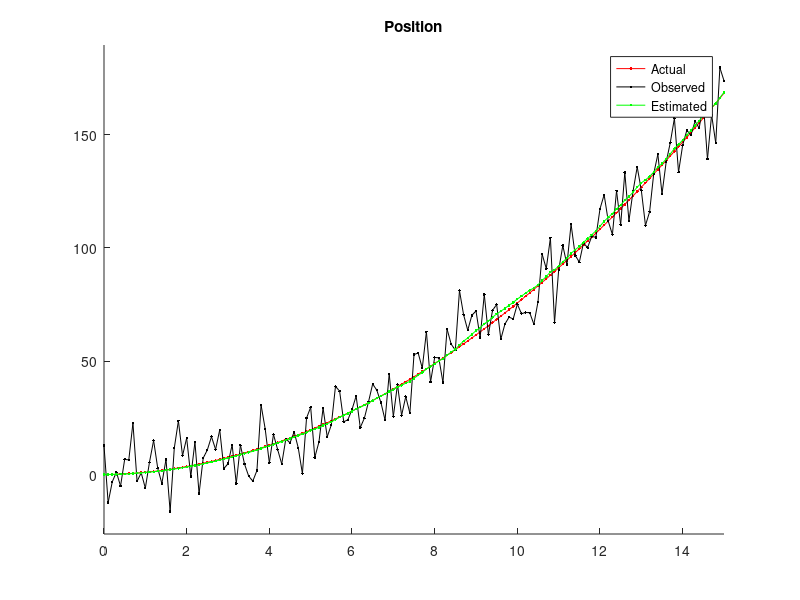
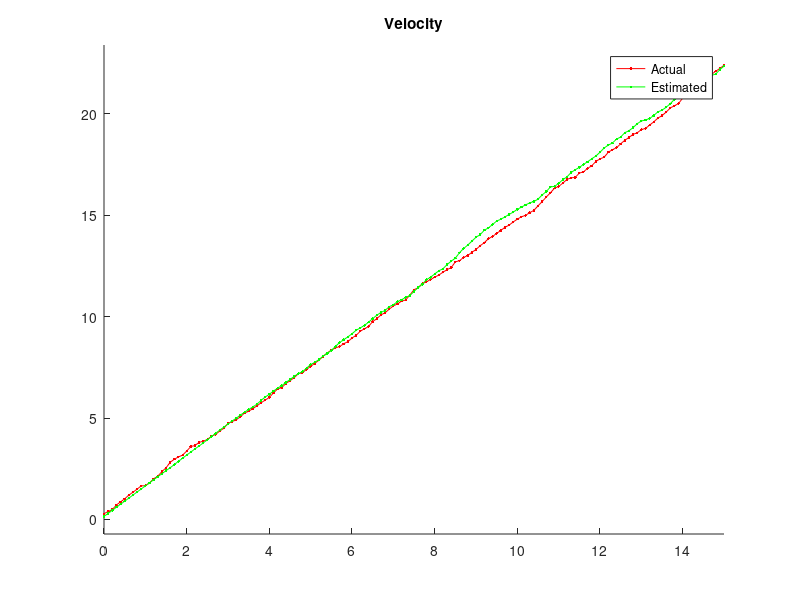

MATLAB code for these plots, in order:
% Tracking bird's flight using Kalman filter
% In this example, an observer tracks the trajectory defined by a bird.
% We assume that the bird is following a 1D accelerated motion.
% https://en.wikipedia.org/wiki/Kalman_filter contains the formulation for
% a very similar example

clear all

%% Main variables
duration = 15;  % for how long the bird flies [s]
dt = 0.1;  % observer sampling rate [s]
u = 1.5; % acceleration magnitude
X0 = [0; 0]; % initial state of the bird
BirdAccel_noise_mag = 0.5;  % process noise: the variability in how fast the bird is speeding up (stdv of acceleration: meters/sec^2)
Measurement_noise_mag = 10;   % measurement noise (stdv of location, in meters)
Ez = Measurement_noise_mag^2; % covariance of the noise (stdv^2)
Ex = BirdAccel_noise_mag^2 * [dt^4/4 dt^3/2; dt^3/2 dt^2]; % Ex converts the process noise (stdv) into covariance matrix
P = Ex; % estimate of initial bird position variance (covariance matrix)


%% System dyanmics
% An accelerated trajectory is defined by the discrete state transition
% matrix as follows:
% X = [x;v] (state)
% y = C*X (system output, or measurement)
% X(dt+1)= A*X(dt) + B*u + w (where w is the bird's acceleration noise)

A = [1 dt; 0 1] ; % state transition matrix (state prediction of the bird's flight)
B = [dt^2/2; dt]; % input control matrix
C = [1 0]; % measurement matrix (the observer only estimates position, not velocity)

% initialize output
X = X0;
array_length = floor(duration/dt) + 1;
X_loc = zeros(array_length,1); % Actual bird's flight path
X_loc_meas = zeros(array_length,1); % Bird's path as seen by the observer
vel = zeros(array_length,1); % Actual bird's velocity


%% simulate what the observer sees over time
for t_i = 1 : array_length
    
    % Generate the bird's flight
    BirdAccel_noise = BirdAccel_noise_mag * [(dt^2/2)*randn; dt*randn]; % actual acceleration, with the added noise
    X = A * X + B * u + BirdAccel_noise;
    % Generate what the observer sees
    Measurement_noise = Measurement_noise_mag * randn;
    y = C * X + Measurement_noise;
    % add new value in output arrays:
    X_loc(t_i) = X(1);
    X_loc_meas(t_i) = y;
    vel(t_i) = X(2);
    
end


%% Kalman filtering

%initialize estimation variables
X_estimate = X0;  % x_estimate of initial location estimation of where the bird is (it will be updated)
X_loc_estimate = zeros(array_length,1); %  bird position estimate
vel_estimate = zeros(array_length,1); % bird velocity estimate
P_estimate = P;
P_mag_estimate = zeros(array_length,1);
predic_state = zeros(array_length,1);
predic_var = zeros(2,2,array_length);

for t = 1:array_length
    
    % Predict next state of the bird with the last state and predicted motion.
    X_estimate = A * X_estimate + B * u;
    predic_state(t) = X_estimate(1);
    %predict next covariance
    P = A * P * A' + Ex;
    predic_var(:,:,t) = P;
    % predicted Ninja measurement covariance
    % Kalman Gain
    K = P*C'*inv(C*P*C'+Ez);
    % Update the state estimate.
    X_estimate = X_estimate + K * (X_loc_meas(t) - C * X_estimate);
    % update covariance estimation.
    P =  (eye(2)-K*C)*P;
    %Store for plotting
    X_loc_estimate(t) = X_estimate(1);
    vel_estimate(t) = X_estimate(2);
    P_mag_estimate(t) = P(1);
    
end


% plot location
figure(1);
clf;
hold on;
x_axis = 0:dt:duration;
title('Position');
plot(x_axis, X_loc, '-r.');
plot(x_axis, X_loc_meas, '-k.');
plot(x_axis, X_loc_estimate,'-g.');
legend('Actual','Observed','Estimated');
axis([0 duration min(min(X_loc_meas),min(X_loc))-10 max(max(X_loc_meas),max(X_loc))+10]);

% plot velocity
figure(2);
clf;
hold on;
title('Velocity');
plot(x_axis, vel, '-r.');
plot(x_axis, vel_estimate, '-g.');
legend('Actual','Estimated');
axis([0 duration min(vel)-1 max(vel)+1]);

